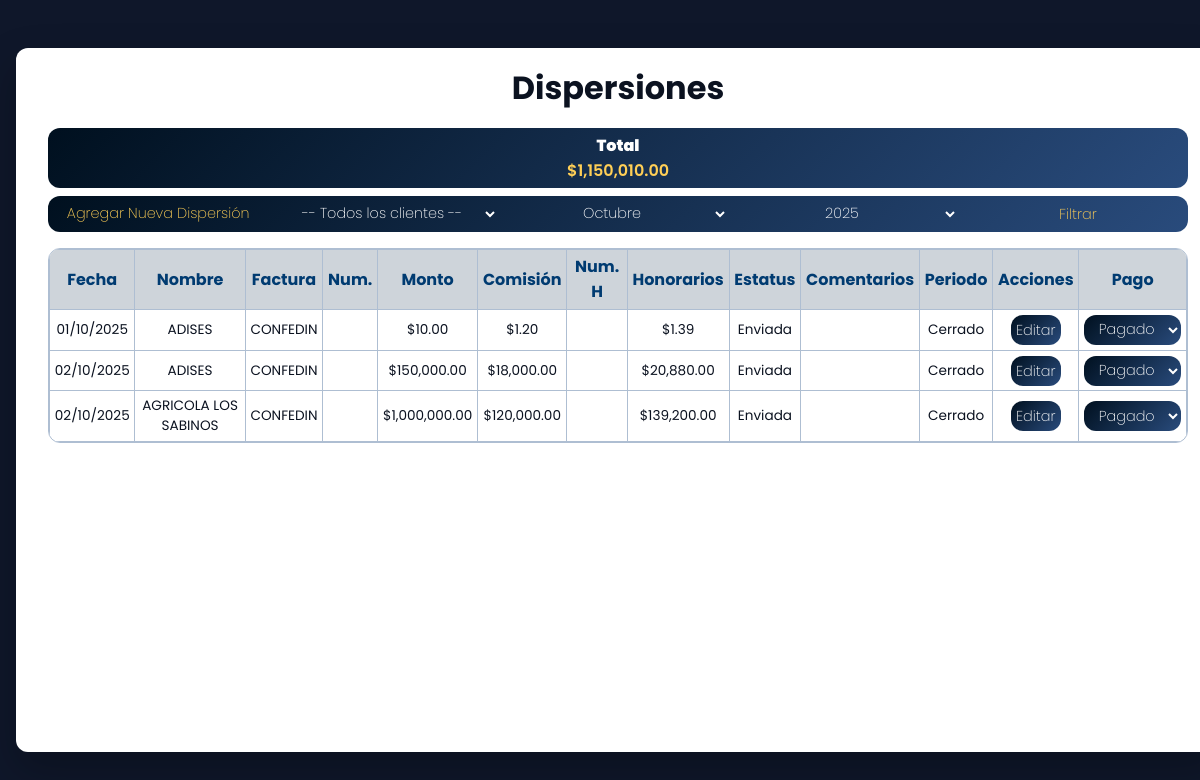
/dispersiones/listar/?mes=10&anio=2025, run on an earlier commit of the app's database.
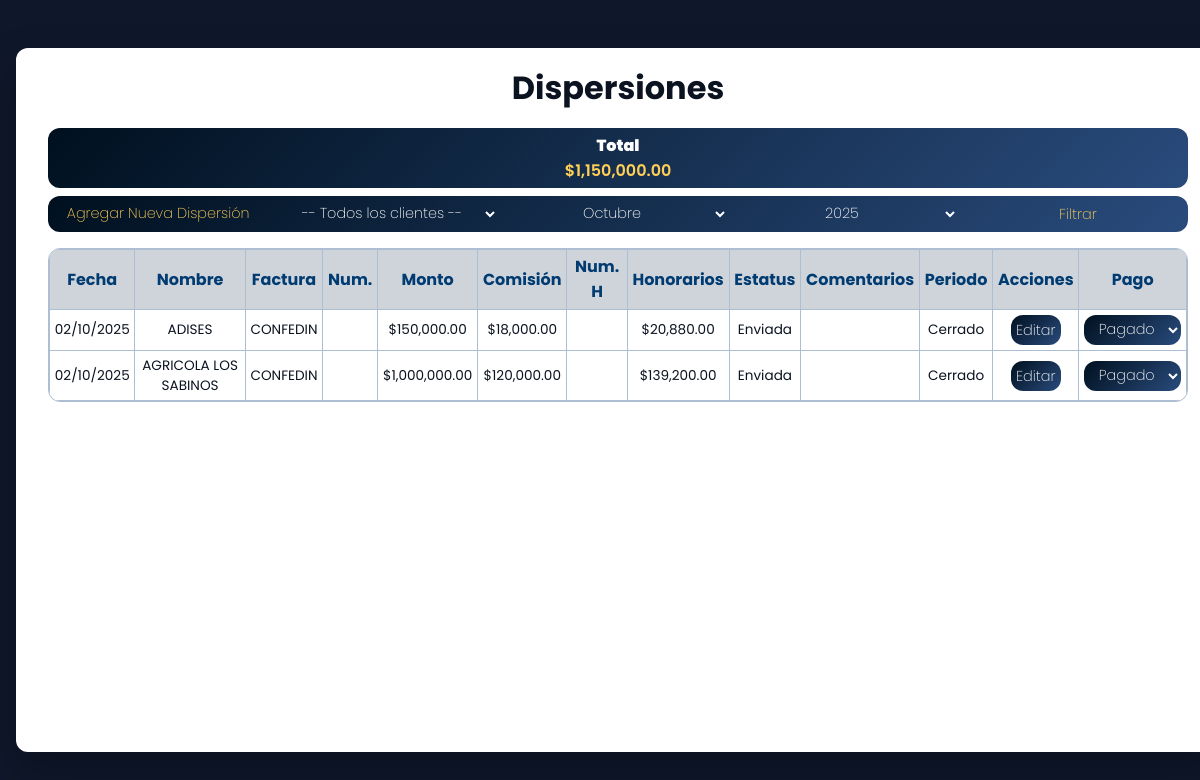
And on a later commit of the database.
### dispersiones/models.py (models this page shows, shortened)
class Dispersion(models.Model):
    fecha = models.DateTimeField(default=timezone.now)
    cliente = models.ForeignKey(Cliente, on_delete=models.CASCADE)
    factura = models.CharField(max_length=100)
    num_factura = models.CharField(max_length=100, blank=True, null=True)
    monto = models.DecimalField(max_digits=12, decimal_places=2)
    comision = models.DecimalField(max_digits=12, decimal_places=2, editable=False)
    num_factura_honorarios = models.CharField(max_length=100, blank=True, null=True)
    total_honorarios = models.DecimalField(max_digits=12, decimal_places=2, editable=False)
    estatus = models.CharField(max_length=50)
    comentarios = models.TextField(blank=True, null=True)
    estatus_periodo = models.CharField(max_length=50)
    estatus_pago = models.CharField(max_length=50, default="Pendiente")
    comision_procom = models.DecimalField(max_digits=5, decimal_places=2, editable=False)

### clientes/models.py (models this page shows, shortened)
class Cliente(models.Model):
    servicio = models.CharField(max_length=100)
    comision_procom = models.FloatField(blank=True, null=True)
    nombre = models.CharField(max_length=150)
    utilidad_enrok = models.FloatField(blank=True, null=True)
    comisionista_1 = models.CharField(max_length=100, blank=True, null=True)
    porcentaje_1 = models.FloatField(blank=True, null=True)
    comisionista_2 = models.CharField(max_length=100, blank=True, null=True)
    porcentaje_2 = models.FloatField(blank=True, null=True)
    comisionista_3 = models.CharField(max_length=100, blank=True, null=True)
    porcentaje_3 = models.FloatField(blank=True, null=True)
    comisionista_4 = models.CharField(max_length=100, blank=True, null=True)
    porcentaje_4 = models.FloatField(blank=True, null=True)
    comisionista_5 = models.CharField(max_length=100, blank=True, null=True)
    porcentaje_5 = models.FloatField(blank=True, null=True)
    comisionista_6 = models.CharField(max_length=100, blank=True, null=True)
    porcentaje_6 = models.FloatField(blank=True, null=True)
    comisionista_7 = models.CharField(max_length=100, blank=True, null=True)
    porcentaje_7 = models.FloatField(blank=True, null=True)
    comisionista_8 = models.CharField(max_length=100, blank=True, null=True)
    porcentaje_8 = models.FloatField(blank=True, null=True)
    comisionista_9 = models.CharField(max_length=100, blank=True, null=True)
    porcentaje_9 = models.FloatField(blank=True, null=True)
    fecha_registro = models.DateTimeField(auto_now_add=True)

### dispersiones/views.py (the view)
# urls.py: path('listar/', views.lista_dispersiones, name='dispersiones_listar'),  # <--- aquí
def lista_dispersiones(request):
    mes = request.GET.get('mes')
    anio = request.GET.get('anio')
    now = datetime.now()
    cliente_id = request.GET.get('cliente')
    if not mes or not anio:
        return redirect(f"{request.path}?mes={now.month}&anio={now.year}")
    try:
        mes = int(mes)
        if mes < 1 or mes > 12:
            mes = now.month
    except (TypeError, ValueError):
        mes = now.month
    try:
        anio = int(anio)
    except (TypeError, ValueError):
        anio = now.year
    anios = Dispersion.objects.dates('fecha', 'year')
    anios = [y.year for y in anios]
    dispersiones = Dispersion.objects.all().order_by('fecha')
    dispersiones = dispersiones.filter(fecha__month=mes, fecha__year=anio)
    clientes = Cliente.objects.all()
    if cliente_id:
        dispersiones = dispersiones.filter(cliente_id=cliente_id)
    total_montos = dispersiones.aggregate(total=Sum('monto'))['total'] or 0
    return render(request, 'dispersiones/listar.html', {
        'dispersiones': dispersiones,
        'mes': str(mes),
        'anio': str(anio),
        'clientes': clientes,       # lista completa para el dropdown
        'cliente': cliente_id,      # cliente seleccionado
        'anios': anios,
        'total_montos': total_montos,
    })

### dispersiones/templates/dispersiones/listar.html (shortened to what this page needs)
<!DOCTYPE html>
<html lang="es">
{% load humanize %}
<head>
</head>
<body>
<div class="card">
  <h1>Dispersiones</h1>
  <div class="pendiente-box">
    <h2>Total</h2>
    <div class="monto">${{ total_montos|floatformat:2|intcomma }}</div>
  </div>
  <div class="actions">
    <form method="get" class="filtro">
      <a href="{% url 'dispersiones_agregar' %}" class="btn_filtros" style="border-radius: 12px 0 0 12px;">Agregar Nueva Dispersión</a>
      <select name="cliente">
        <option value="">-- Todos los clientes --</option>
      </select>
      <select name="mes" required>
        <option value="10" {% if mes == "10" %}selected{% endif %}>Octubre</option>
      </select>
      <select class="filtros" name="anio">
        {% for year in anios %}
          <option value="{{ year }}" {% if anio == year|stringformat:"s" %}selected{% endif %}>{{ year }}</option>
        {% endfor %}
      </select>
      <button type="submit" class="btn_filtros" style="border-radius: 0 12px 12px 0">Filtrar</button>
    </form>
  </div>
  <div style="border:1px solid #aebed2; border-radius:12px; overflow:hidden; margin-top:1rem;">
    <table>
      <tr>
        <th>Fecha</th>
        <th>Nombre</th>
        <th>Factura</th>
        <th>Num.</th>
        <th>Monto</th>
        <th>Comisión</th>
        <th>Num. H</th>
        <th>Honorarios</th>
        <th>Estatus</th>
        <th>Comentarios</th>
        <th>Periodo</th>
        <th>Acciones</th>
        <th>Pago</th>
      </tr>
      {% for disp in dispersiones %}
      <tr>
        <td>{{ disp.fecha|date:"d/m/Y" }}</td>
        <td>{{ disp.cliente.nombre }}</td>
        <td>{{ disp.factura }}</td>
        <td>{{disp.num_factura|default_if_none:""}}</td>
        <td>${{ disp.monto|floatformat:2|intcomma }}</td>
        <td>${{ disp.comision|floatformat:2|intcomma }}</td>
        <td>{{disp.num_factura_honorarios|default_if_none:""}}</td>
        <td>${{ disp.total_honorarios|floatformat:2|intcomma }}</td>
        <td>{{ disp.estatus }}</td>
        <td>{{ disp.comentarios }}</td>
        <td>{{ disp.estatus_periodo }}</td>
        <td>
          <a href="{% url 'dispersiones_editar' disp.id %}" class="editar">Editar</a>
        </td>
        <td>
          <form method="post" action="{% url 'actualizar_estatus_dispersion' %}">
            <select class="filtro_pagado" name="estatus_pago" onchange="this.form.submit()">
              <option value="Pagado" {% if disp.estatus_pago == "Pagado" %}selected{% endif %}>Pagado</option>
            </select>
          </form>
        </td>
      </tr>
      {% empty %}
      <tr>
        <td colspan="12" style="text-align:center;">No hay dispersión registrada.</td>
      </tr>
      {% endfor %}
    </table>
  </div>
</div>
</body>
</html>

What changed in the data, as far as the page shows it:
removed Dispersion: fecha "01/10/2025", cliente.nombre "ADISES", factura "CONFEDIN", monto "10.00", comision "1.20", total_honorarios "1.39", estatus "Enviada", estatus_periodo "Cerrado", estatus_pago "Pagado"
Also different on the page:
{{ total_montos|floatformat:2|intcomma }}: "1,150,010.00" → "1,150,000.00"
